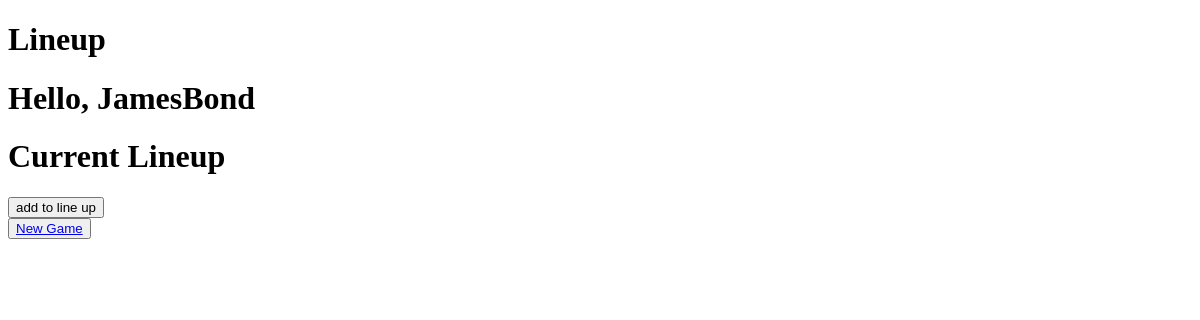
Before: /lineup (signed in) with the older database file.
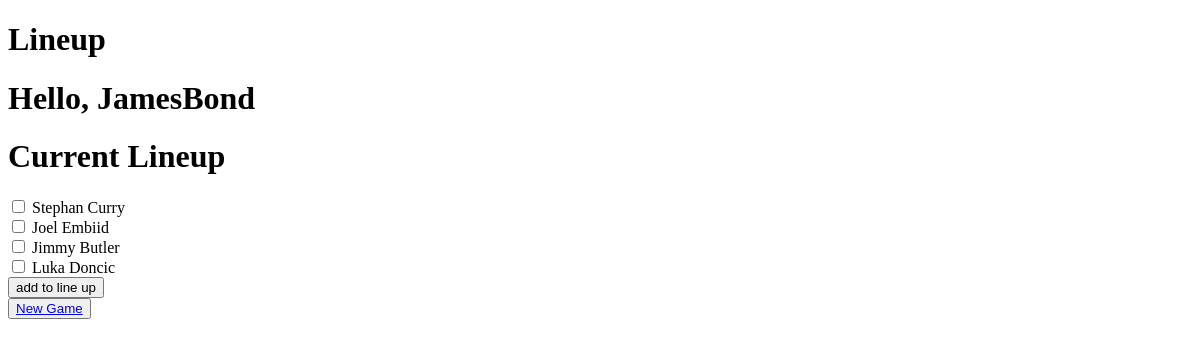
After: the same page with the newer database file.
### main/models.py (models this page shows)
class Player(models.Model):
    name = models.CharField(max_length=255)
    pts = models.IntegerField()
    ast = models.IntegerField()
    blk = models.IntegerField()
    reb = models.IntegerField()
    stl = models.IntegerField()
    starter = models.BooleanField(default=False)
    picked = models.BooleanField(default=False)
    created_at = models.DateTimeField(auto_now_add=True)
    updated_at = models.DateTimeField(auto_now=True)
    objects = UserManager()

### main/views.py (the view)
# urls.py: path('lineup', views.lineup_view),
def lineup_view(request):
    user = User.objects.get(id=request.session['user_id'])
    context = {
        'current_user': user,
        'roster': user.roster
    }
    return render(request, 'lineup.html', context)

### main/templates/lineup.html (shortened to what this page needs)
<!DOCTYPE html>
<html lang="en">
<head>
</head>
<body>
    <h1>Lineup</h1>
    <div class="banner">
        <h1>Hello, {{current_user.name}}</h1>
    <h1>Current Lineup</h1>
    <form action="/game_play" method="POST">
        {% for player in roster.players.all %}
        <input type="checkbox" id="player_id" name="player_id" value="{{player.id}}">
        <label for="player_id">{{player.name}}</label><br>
        {% endfor %}
        <input type="submit" value="add to line up" />
    </form>
    <button><a href="/delete_roster/{{roster.id}}">New Game</a></button>
</body>
</html>

Changed rows visible on the page:
now on this page (row edited): Player: name "Stephan Curry"
now on this page (row edited): Player: name "Joel Embiid"
now on this page (row edited): Player: name "Jimmy Butler"
now on this page (row edited): Player: name "Luka Doncic"
